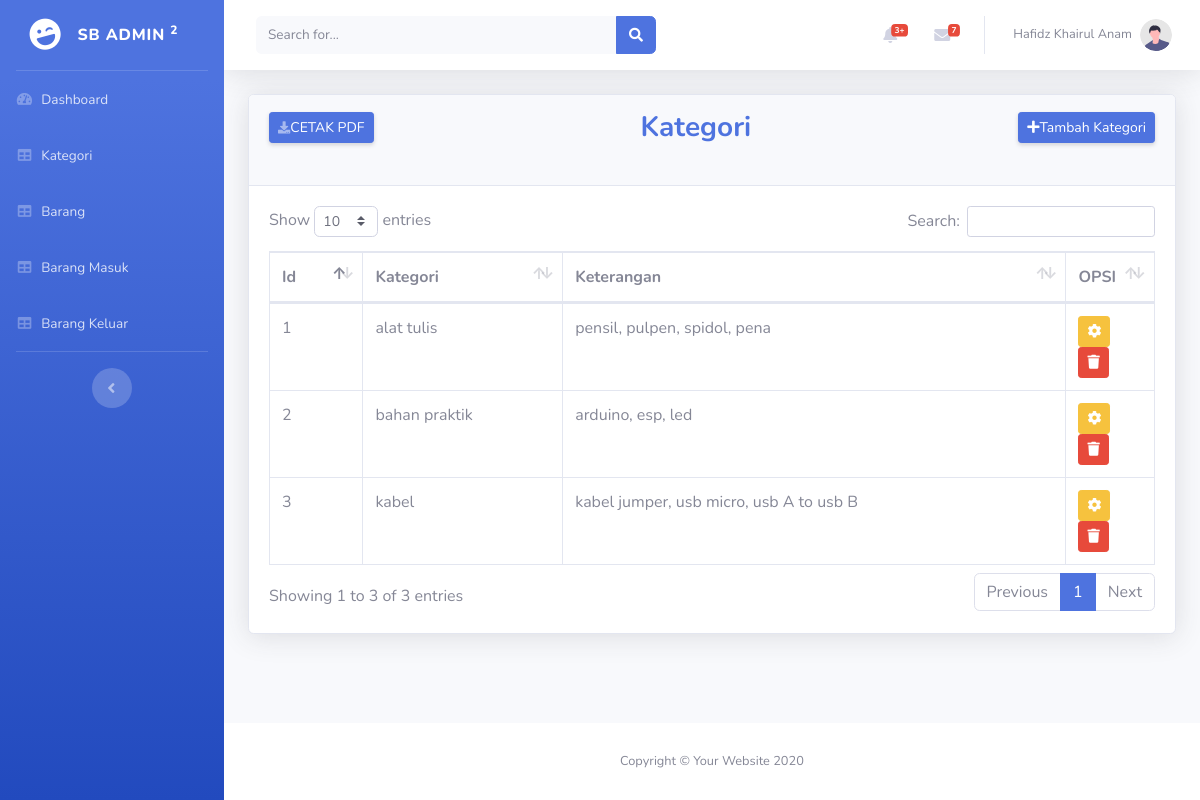
The page /kategori.php on the database its author committed.
### tables this page shows
CREATE TABLE IF NOT EXISTS `kategori` (
  `id` int(11) NOT NULL AUTO_INCREMENT,
  `kategori` varchar(255) DEFAULT NULL,
  `keterangan` varchar(255) DEFAULT NULL,
  PRIMARY KEY (`id`)
);

### kategori.php (the view)
<?php include 'header.php'; ?>
<div class="container-fluid">
<div class="card shadow mb-4">
    <div class="card-header py-3">
        <div class="d-sm-flex align-items-center justify-content-between mb-4">
            <a href="kategori_pdf.php" class="d-none d-sm-inline-block btn btn-sm btn-primary shadow-sm"><i
                class="fas fa-download fa-sm text-white-50"></i>CETAK PDF</a>
            <h6 class="h3 mb-0 font-weight-bold text-primary">Kategori</h6>
            <a href="kategori_tambah.php" class="d-none d-sm-inline-block btn btn-sm btn-primary shadow-sm"><i class="fa fa-plus"></i>Tambah Kategori</a>
        </div>
    </div>
    <div class="card-body">
        <div class="table-responsive">
            <table class="table table-bordered" id="dataTable" width="100%" cellspacing="0">
                <thead>
                    <tr>
                        <th>Id</th>
                        <th>Kategori</th>
                        <th>Keterangan</th>
                        <th width="10%">OPSI</th>
                    </tr>
                </thead>
                <tbody>
                <?php
                  include 'db_connect.php';
                  $no=1;
                  $data = mysqli_query($myConn,"SELECT * FROM kategori");
                  while($d = mysqli_fetch_array($data)){
                    ?>
                    <tr>
                      <td><?php echo $no++; ?></td>
                      <td><?php echo $d['kategori']; ?></td>
                      <td><?php echo $d['keterangan']; ?></td>
                      <td>
                        <a class="btn btn-warning btn-sm" href="kategori_edit.php?id=<?php echo $d['id'] ?>"><i class="fa fa-cog"></i></a>
                        <a class="btn btn-danger btn-sm" href="kategori_hapus_konf.php?id=<?php echo $d['id'] ?>"><i class="fa fa-trash"></i></a>
                      </td>
                    </tr>
                    <?php
                  }
                  ?>
                </tbody>
            </table>
        </div>
    </div>
</div>
</div>
</div>
<?php include 'footer.php'; ?>

### rows shown on the page
kategori: kategori "alat tulis", keterangan "pensil, pulpen, spidol, pena"
kategori: kategori "bahan praktik", keterangan "arduino, esp, led"
kategori: kategori "kabel", keterangan "kabel jumper, usb micro, usb A to usb B"
